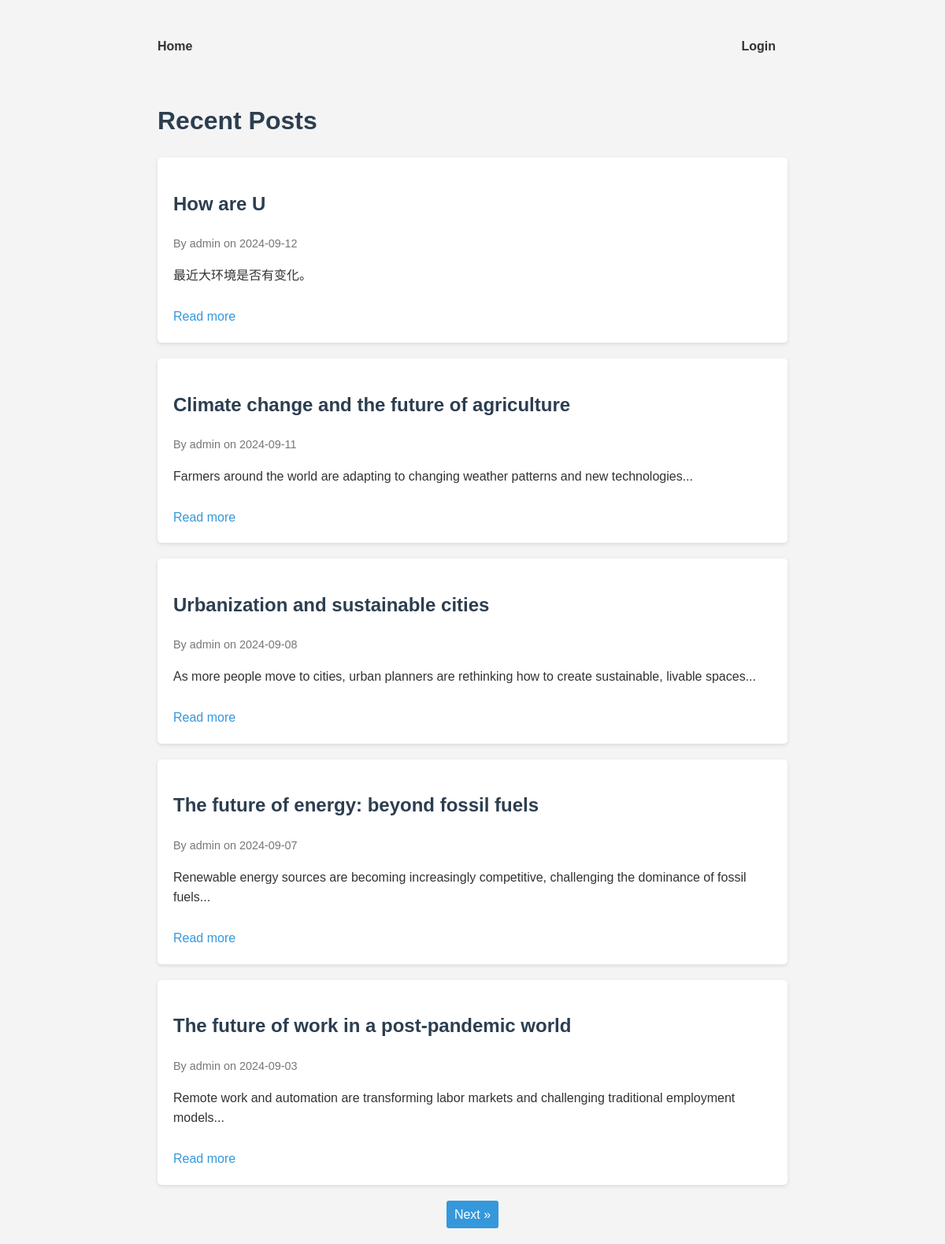
The page / on the database its author committed.
### models.py (models this page shows, shortened)
class Post(db.Model):
    id = db.Column(db.Integer, primary_key=True)
    title = db.Column(db.String(100), nullable=False)
    content = db.Column(db.Text, nullable=False)
    date_posted = db.Column(db.DateTime, nullable=False, default=datetime.utcnow)
    author_id = db.Column(db.Integer, db.ForeignKey('user.id'), nullable=False)
    comments = db.relationship('Comment', backref='post', lazy='dynamic')

class User(UserMixin, db.Model):
    id = db.Column(db.Integer, primary_key=True)
    username = db.Column(db.String(64), unique=True, nullable=False)
    email = db.Column(db.String(120), unique=True, nullable=False)
    password_hash = db.Column(db.String(128))
    posts = db.relationship('Post', backref='author', lazy='dynamic')

### routes.py (the view)
@main.route('/')
def index():
    page = request.args.get('page', 1, type=int)
    posts = Post.query.order_by(Post.date_posted.desc()).paginate(page=page, per_page=5)
    return render_template('index.html', posts=posts)

### templates/index.html (shortened to what this page needs)
{% extends 'base.html' %}
{% block content %}
    <h1>Recent Posts</h1>
    {% for post in posts.items %}
        <article>
            <h2>{{ post.title }}</h2>
            <div class="post-meta">
                By {{ post.author.username }} on {{ post.date_posted.strftime('%Y-%m-%d') }}
            </div>
            <p>{{ post.content[:200] }}{% if post.content|length > 200 %}...{% endif %}</p>
            <a href="{{ url_for('main.post', post_id=post.id) }}" class="read-more">Read more</a>
        </article>
    {% endfor %}
    <div class="pagination">
        {% if posts.has_next %}
            <a href="{{ url_for('main.index', page=posts.next_num) }}">Next &raquo;</a>
        {% endif %}
    </div>
{% endblock %}

### templates/base.html (shortened to what this page needs)
<!DOCTYPE html>
<html lang="en">
<head>
    <link rel="stylesheet" href="{{ url_for('static', filename='css/main.css') }}">
</head>
<body>
    <header>
        <nav>
            <ul>
                <li><a href="{{ url_for('main.index') }}">Home</a></li>
                {% if current_user.is_authenticated %}
                    <li><a href="{{ url_for('main.add_post') }}">New Post</a></li>
                    <li><a href="{{ url_for('main.logout') }}">Logout</a></li>
                {% else %}
                    <li><a href="{{ url_for('main.login') }}">Login</a></li>
                {% endif %}
            </ul>
        </nav>
    </header>
    <main>
        {% block content %}{% endblock %}
    </main>
</body>
</html>

### static/css/main.css (style rules this page uses)
body { font-family: 'Helvetica', 'Arial', sans-serif; line-height: 1.6; color: #333; max-width: 800px; margin: 0 auto; padding: 20px; background-color: #f4f4f4; transition: all 0.3s ease; }
header { margin-bottom: 30px; position: sticky; top: 0; background-color: #f4f4f4; padding: 10px 0; z-index: 1000; }
nav ul { list-style-type: none; padding: 0; display: flex; justify-content: space-between; }
nav ul li { margin-right: 15px; }
nav a { text-decoration: none; color: #333; font-weight: bold; transition: color 0.3s ease; }
h1, h2 { color: #2c3e50; }
article { background-color: #fff; padding: 20px; margin-bottom: 20px; border-radius: 5px; box-shadow: 0 2px 5px rgba(0,0,0,0.1); transition: transform 0.3s ease; }
.post-meta { font-size: 0.9em; color: #777; margin-bottom: 10px; }
.read-more { display: inline-block; margin-top: 10px; color: #3498db; text-decoration: none; transition: color 0.3s ease; }
.pagination { display: flex; justify-content: center; margin-top: 20px; }
.pagination a { margin: 0 5px; padding: 5px 10px; background-color: #3498db; color: #fff; text-decoration: none; border-radius: 3px; transition: background-color 0.3s ease; }

### rows shown on the page
Post: title "How are U", author.username "admin", date_posted "2024-09-12", content "最近大环境是否有变化。"
Post: title "Climate change and the future of agriculture", author.username "admin", date_posted "2024-09-11", content "Farmers around the world are adapting to changing weather patterns and new technologies..."
Post: title "Urbanization and sustainable cities", author.username "admin", date_posted "2024-09-08", content "As more people move to cities, urban planners are rethinking how to create sustainable, livable spaces..."
Post: title "The future of energy: beyond fossil fuels", author.username "admin", date_posted "2024-09-07", content "Renewable energy sources are becoming increasingly competitive, challenging the dominance of fossil fuels..."
Post: title "The future of work in a post-pandemic world", author.username "admin", date_posted "2024-09-03", content "Remote work and automation are transforming labor markets and challenging traditional employment models..."
